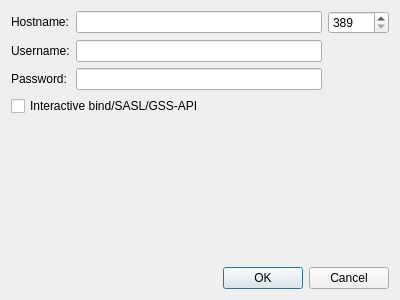
<?xml version="1.0" encoding="UTF-8"?>
<ui version="4.0">
 <class>ConnectionDialog</class>
 <widget class="QDialog" name="ConnectionDialog">
  <property name="geometry">
   <rect>
    <x>0</x>
    <y>0</y>
    <width>400</width>
    <height>300</height>
   </rect>
  </property>
  <property name="windowTitle">
   <string>Dialog</string>
  </property>
  <layout class="QGridLayout" name="gridLayout">
   <item row="0" column="0">
    <widget class="QLabel" name="hostnameLabel">
     <property name="text">
      <string>Hostname:</string>
     </property>
    </widget>
   </item>
   <item row="0" column="1" rowspan="3">
    <layout class="QGridLayout" name="textGridLayout">
     <item row="0" column="0">
      <widget class="QLineEdit" name="hostnameLineEdit"/>
     </item>
     <item row="0" column="1">
      <widget class="QSpinBox" name="portSpinBox">
       <property name="specialValueText">
        <string>389</string>
       </property>
       <property name="maximum">
        <number>65535</number>
       </property>
      </widget>
     </item>
     <item row="1" column="0">
      <widget class="QLineEdit" name="usernameLineEdit"/>
     </item>
     <item row="2" column="0">
      <widget class="QLineEdit" name="passwordLineEdit"/>
     </item>
    </layout>
   </item>
   <item row="1" column="0">
    <widget class="QLabel" name="usernameLabel">
     <property name="text">
      <string>Username:</string>
     </property>
    </widget>
   </item>
   <item row="2" column="0">
    <widget class="QLabel" name="passwordLabel">
     <property name="text">
      <string>Password:</string>
     </property>
    </widget>
   </item>
   <item row="3" column="0" colspan="2">
    <widget class="QCheckBox" name="interactiveBindCheckBox">
     <property name="text">
      <string>Interactive bind/SASL/GSS-API</string>
     </property>
    </widget>
   </item>
   <item row="4" column="0">
    <spacer name="verticalSpacer">
     <property name="orientation">
      <enum>Qt::Vertical</enum>
     </property>
     <property name="sizeHint" stdset="0">
      <size>
       <width>20</width>
       <height>40</height>
      </size>
     </property>
    </spacer>
   </item>
   <item row="5" column="0" colspan="2">
    <widget class="QDialogButtonBox" name="buttonBox">
     <property name="orientation">
      <enum>Qt::Horizontal</enum>
     </property>
     <property name="standardButtons">
      <set>QDialogButtonBox::Cancel|QDialogButtonBox::Ok</set>
     </property>
    </widget>
   </item>
  </layout>
 </widget>
 <resources/>
 <connections>
  <connection>
   <sender>buttonBox</sender>
   <signal>accepted()</signal>
   <receiver>ConnectionDialog</receiver>
   <slot>accept()</slot>
   <hints>
    <hint type="sourcelabel">
     <x>248</x>
     <y>254</y>
    </hint>
    <hint type="destinationlabel">
     <x>157</x>
     <y>274</y>
    </hint>
   </hints>
  </connection>
  <connection>
   <sender>buttonBox</sender>
   <signal>rejected()</signal>
   <receiver>ConnectionDialog</receiver>
   <slot>reject()</slot>
   <hints>
    <hint type="sourcelabel">
     <x>316</x>
     <y>260</y>
    </hint>
    <hint type="destinationlabel">
     <x>286</x>
     <y>274</y>
    </hint>
   </hints>
  </connection>
  <connection>
   <sender>interactiveBindCheckBox</sender>
   <signal>clicked(bool)</signal>
   <receiver>passwordLineEdit</receiver>
   <slot>setDisabled(bool)</slot>
   <hints>
    <hint type="sourcelabel">
     <x>115</x>
     <y>131</y>
    </hint>
    <hint type="destinationlabel">
     <x>180</x>
     <y>92</y>
    </hint>
   </hints>
  </connection>
  <connection>
   <sender>interactiveBindCheckBox</sender>
   <signal>clicked(bool)</signal>
   <receiver>hostnameLineEdit</receiver>
   <slot>setDisabled(bool)</slot>
   <hints>
    <hint type="sourcelabel">
     <x>115</x>
     <y>131</y>
    </hint>
    <hint type="destinationlabel">
     <x>202</x>
     <y>32</y>
    </hint>
   </hints>
  </connection>
 </connections>
</ui>
